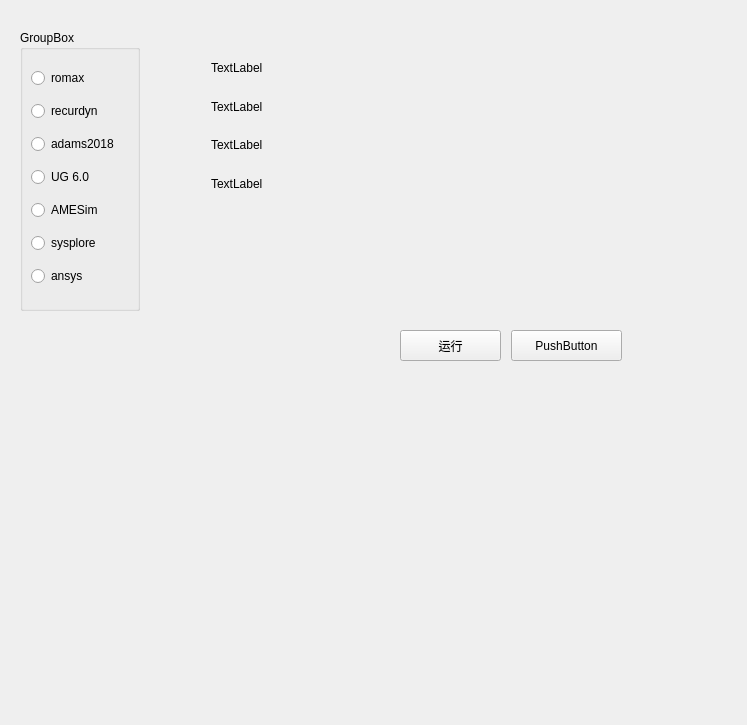
<?xml version="1.0" encoding="UTF-8"?>
<ui version="4.0">
 <class>QtVisualLoader1Class</class>
 <widget class="QWidget" name="QtVisualLoader1Class">
  <property name="geometry">
   <rect>
    <x>0</x>
    <y>0</y>
    <width>747</width>
    <height>725</height>
   </rect>
  </property>
  <property name="windowTitle">
   <string>VisualLoader</string>
  </property>
  <property name="windowIcon">
   <iconset>
    <normaloff>C:/Users/Administrator/OneDrive/Desktop/suspacious.png</normaloff>C:/Users/Administrator/OneDrive/Desktop/suspacious.png</iconset>
  </property>
  <widget class="QPushButton" name="pushButton">
   <property name="geometry">
    <rect>
     <x>511</x>
     <y>330</y>
     <width>111</width>
     <height>31</height>
    </rect>
   </property>
   <property name="text">
    <string>PushButton</string>
   </property>
  </widget>
  <widget class="QPushButton" name="startpro">
   <property name="geometry">
    <rect>
     <x>400</x>
     <y>330</y>
     <width>101</width>
     <height>31</height>
    </rect>
   </property>
   <property name="text">
    <string>运行</string>
   </property>
  </widget>
  <widget class="QWidget" name="verticalLayoutWidget">
   <property name="geometry">
    <rect>
     <x>200</x>
     <y>40</y>
     <width>531</width>
     <height>171</height>
    </rect>
   </property>
   <layout class="QVBoxLayout" name="verticalLayout">
    <item>
     <widget class="QLabel" name="label">
      <property name="text">
       <string>TextLabel</string>
      </property>
     </widget>
    </item>
    <item>
     <widget class="QLabel" name="label_2">
      <property name="text">
       <string>TextLabel</string>
      </property>
     </widget>
    </item>
    <item>
     <widget class="QLabel" name="label_3">
      <property name="text">
       <string>TextLabel</string>
      </property>
     </widget>
    </item>
    <item>
     <widget class="QLabel" name="label_4">
      <property name="text">
       <string>TextLabel</string>
      </property>
     </widget>
    </item>
   </layout>
  </widget>
  <widget class="QGroupBox" name="groupBox">
   <property name="geometry">
    <rect>
     <x>20</x>
     <y>30</y>
     <width>120</width>
     <height>281</height>
    </rect>
   </property>
   <property name="title">
    <string>GroupBox</string>
   </property>
   <widget class="QWidget" name="verticalLayoutWidget_2">
    <property name="geometry">
     <rect>
      <x>0</x>
      <y>20</y>
      <width>160</width>
      <height>261</height>
     </rect>
    </property>
    <layout class="QVBoxLayout" name="verticalLayout_2">
     <item>
      <widget class="QRadioButton" name="romax_radioButton">
       <property name="text">
        <string>romax</string>
       </property>
      </widget>
     </item>
     <item>
      <widget class="QRadioButton" name="recurdyn_radioButton">
       <property name="text">
        <string>recurdyn</string>
       </property>
      </widget>
     </item>
     <item>
      <widget class="QRadioButton" name="adams_radioButton">
       <property name="text">
        <string>adams2018</string>
       </property>
      </widget>
     </item>
     <item>
      <widget class="QRadioButton" name="ug_radioButton">
       <property name="text">
        <string>UG 6.0</string>
       </property>
      </widget>
     </item>
     <item>
      <widget class="QRadioButton" name="AMESim_radioButton">
       <property name="text">
        <string>AMESim</string>
       </property>
      </widget>
     </item>
     <item>
      <widget class="QRadioButton" name="sysplore_radioButton">
       <property name="text">
        <string>sysplore</string>
       </property>
      </widget>
     </item>
     <item>
      <widget class="QRadioButton" name="ansys_radioButton">
       <property name="text">
        <string>ansys</string>
       </property>
      </widget>
     </item>
    </layout>
   </widget>
  </widget>
 </widget>
 <layoutdefault spacing="6" margin="11"/>
 <resources>
  <include location="QtVisualLoader1.qrc"/>
 </resources>
 <connections/>
</ui>
